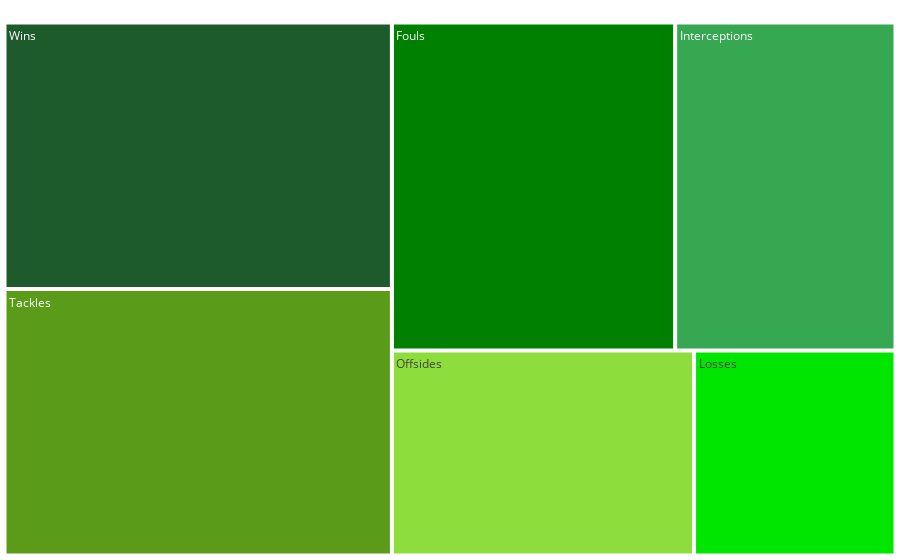

The code cell stored with this chart in its notebook:
### Code cell
fig = px.treemap(
    names = names,
    parents = [""]*len(names),
    values=values,
    color_discrete_sequence=['#1D5B2C', '#5A9B1A', 'green']
)
fig.update_layout(margin = dict(t=0, l=0, r=0, b=0))
fig.show()

### Figure 1 — Plotly figure (JSON) as saved in the notebook; plotly's stock layout.template omitted (floating-point values rounded to 4 significant figures)
{"data": [{"domain": {"x": [0, 1], "y": [0, 1]}, "hovertemplate": "label=%{label}<br>value=%{value}<br>parent=%{parent}<extra></extra>", "labels": ["Wins", "Losses", "Tackles", "Offsides", "Fouls", "Interceptions"], "name": "", "parents": ["", "", "", "", "", ""], "type": "treemap", "values": [10, 4, 10, 6, 9, 7]}], "layout": {"autosize": true, "legend": {"tracegroupgap": 0}, "margin": {"b": 0, "l": 0, "r": 0, "t": 0}, "treemapcolorway": ["#1D5B2C", "#5A9B1A", "green"]}}
